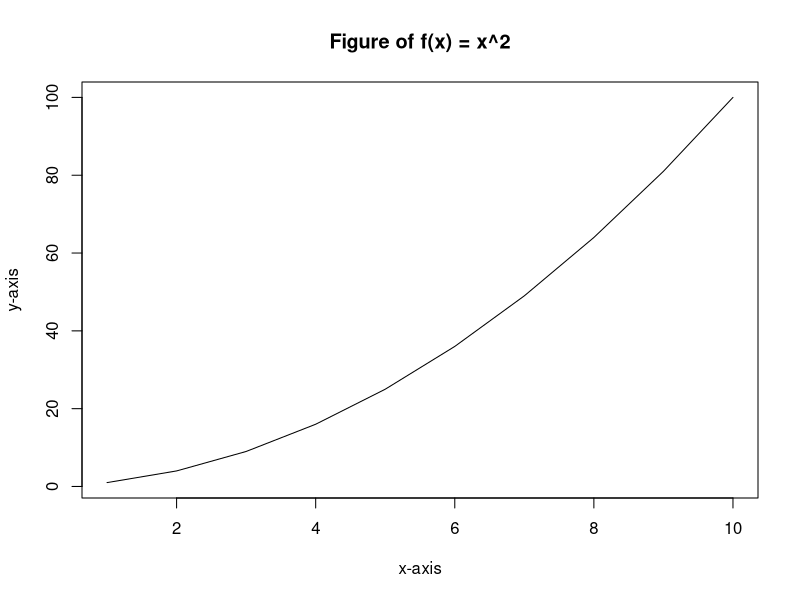
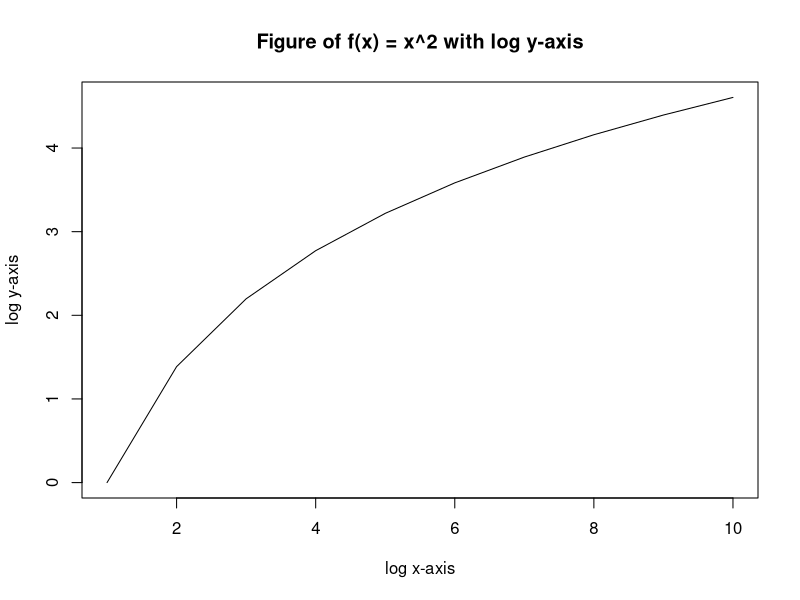
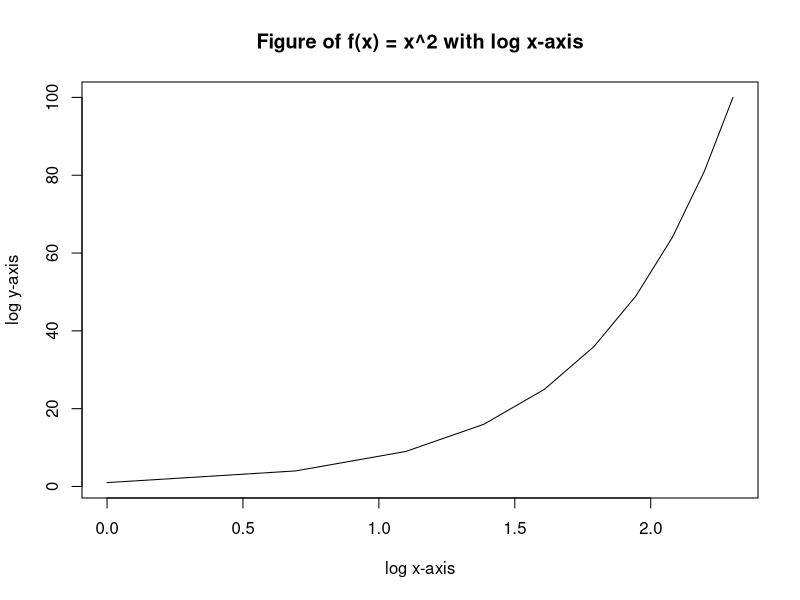
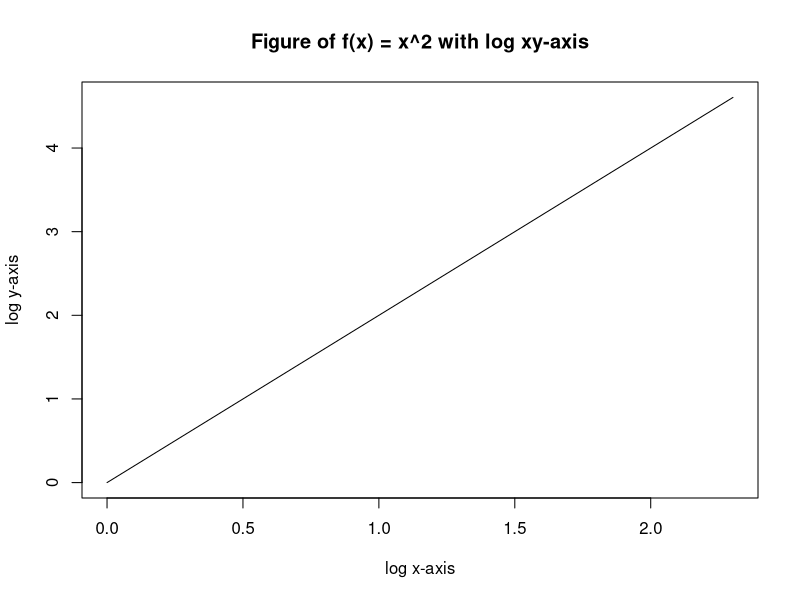
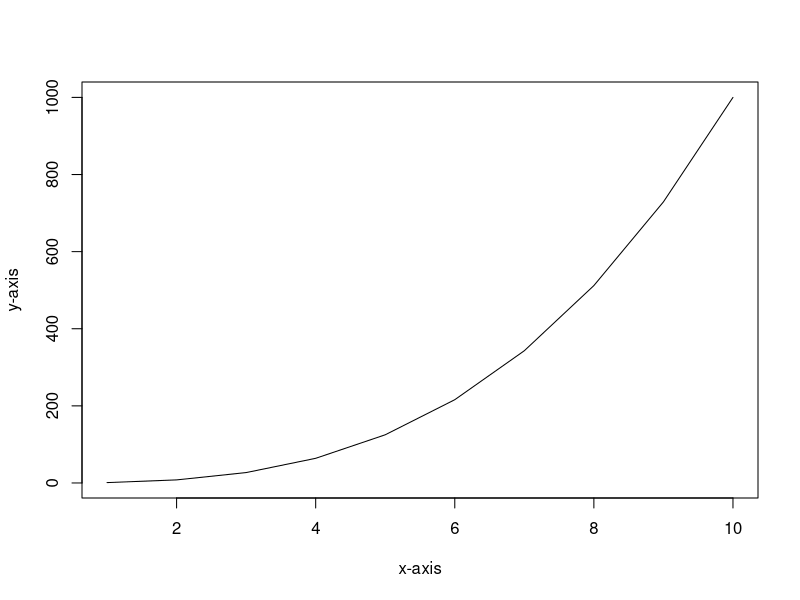

Recreate these plots in R, in order.
#6
#(a)
beta0 <- -6
beta1 <- 0.05
beta2 <- 1
X1 <- 40
X2 <- 3.5

e <- exp(beta0 + beta1 * X1 + beta2 * X2)
p <- e/(1+e)
p
# [1] 0.3775407

#(b)

px <- 0.5
l <- log(px/(1-px))
time <- (l - beta0 + beta2 * X2)/beta1
time
# [1] 190

#12
#(a)
Power <- function(){
  print(2^3)
}

Power()
# [1] 8


#(b)
Power2 <- function(x, a){
  print(x^a)
}

Power2(3,3)
# [1] 27

#(c)
Power2(10,3)
# [1] 1000
Power2(8,17)
# [1] 2.2518e+15
Power2(131,3)
# [1] 2248091

#(d)
Power3 <- function(x, a){
  return(x^a)
}

#(e)
x <- 1:10
y <- Power3(x,2)
plot(x,y,type="l", xlab = "x-axis", ylab = "y-axis", main = "Figure of f(x) = x^2")
plot(x,log(y),type="l", xlab = "log x-axis", ylab = "log y-axis", main = "Figure of f(x) = x^2 with log y-axis")
plot(log(x),y,type="l", xlab = "log x-axis", ylab = "log y-axis", main = "Figure of f(x) = x^2 with log x-axis")
plot(log(x),log(y),type="l", xlab = "log x-axis", ylab = "log y-axis", main = "Figure of f(x) = x^2 with log xy-axis")

#(f)
PlotPower <- function(x,a){
  plot(x,x^a, xlab = "x-axis", ylab = "y-axis", type = "l")
}
PlotPower(1:10, 3)


# scenario1
beta0 <- 1
beta1 <- 2
beta2 <- 3
beta <- c(beta0, beta1, beta2)
library(MASS)
Sigma <- matrix(c(1,0,0,1),2,2)
class1_x <- cbind(mvrnorm(n=20, c(0,2), Sigma))
class2_x <- cbind(mvrnorm(n=20, c(4,1), Sigma))
class1_y <- rep(1,20)
class2_y <- rep(0,20)
mydata <- rbind(cbind(class1_y, class1_x), cbind(class2_y, class2_x))
colnames(mydata) <- c("y","x1","x2")
mydata <- as.data.frame(mydata)
glmfit <- glm(y ~ x1 + x2,family=binomial,data=mydata)
lda.fit <- lda(y~x1+x2,data=mydata)
qda.fit=qda(y~x1+x2 ,data=mydata)
